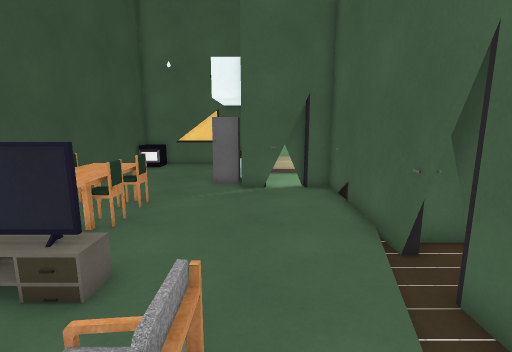
View 1 (above)

16 first-person views from a walk through a scene from a Unity 3-D project. The camera is 1.5 m above the floor, tilts 10° down and sees 85° across. The floor is counted in squares, 0.5 m on a side. Each view is taken from the middle of a square. On the plan, view 1 faces up. The plan holds only what a view shows up to about 20 squares ahead; the rest is blank. The place goes on beyond the plan. The player character is not drawn. Door leaves are left out, so doorways stand open. Some surface patterns are stand-ins.

View 2
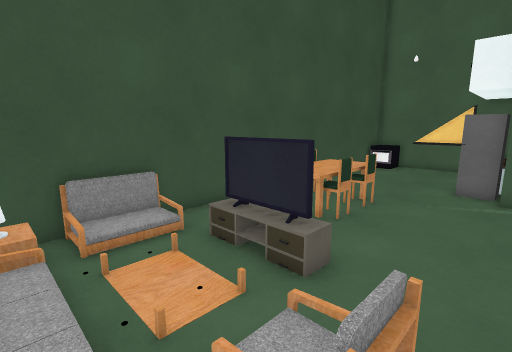

View 3
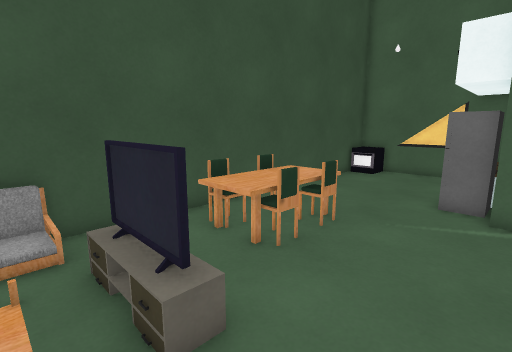

View 4
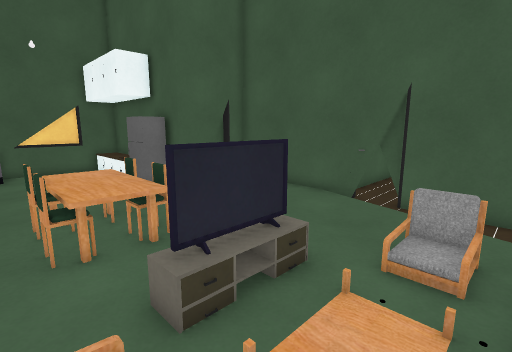

View 5
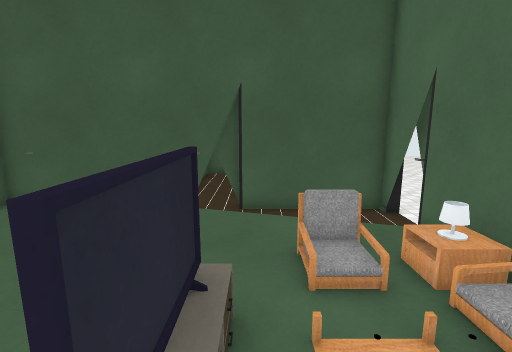

View 6
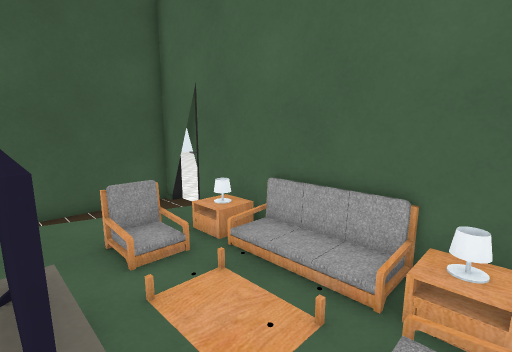

View 7
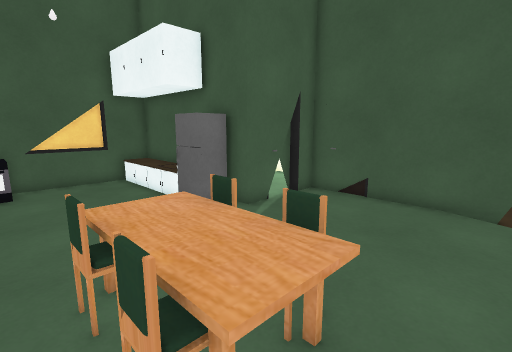

View 8
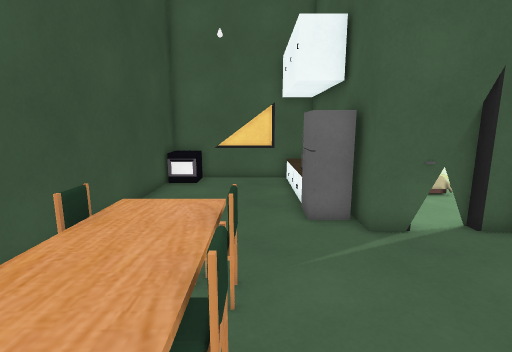

View 9
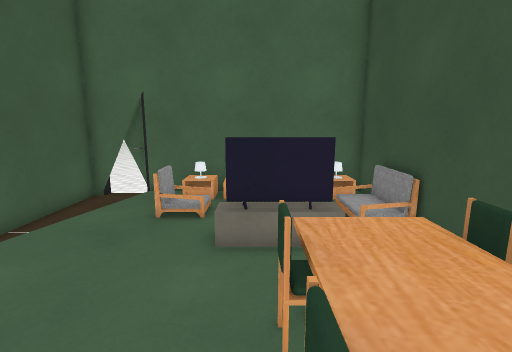

View 10
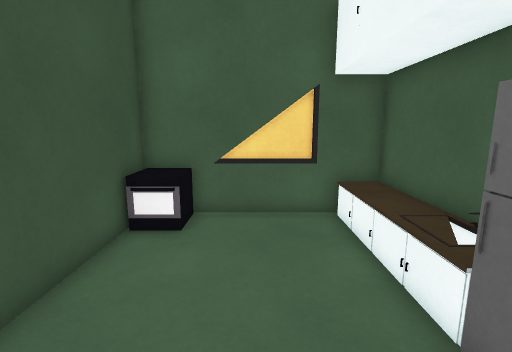

View 11
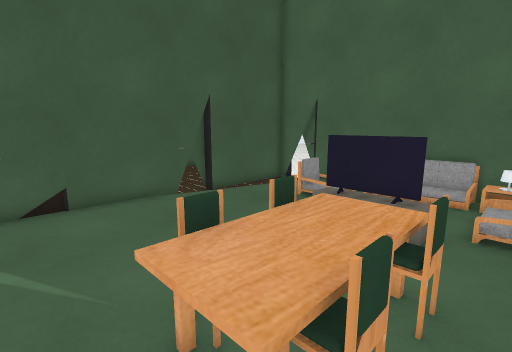

View 12
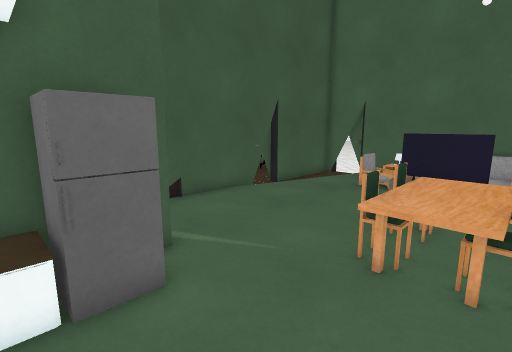

View 13
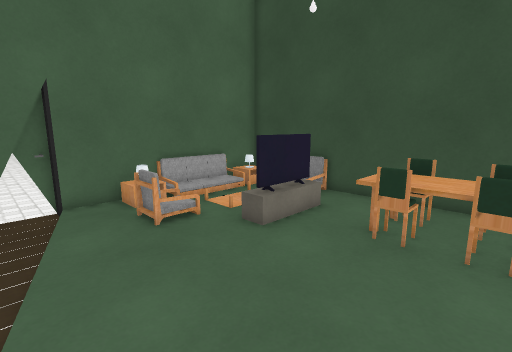

View 14
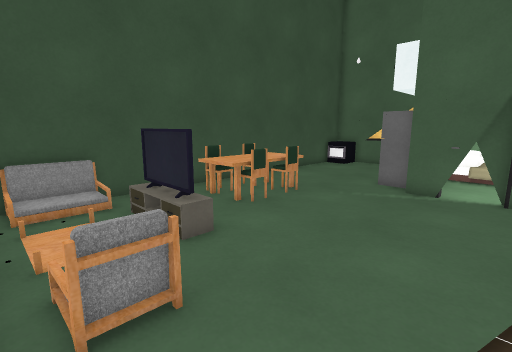

View 15
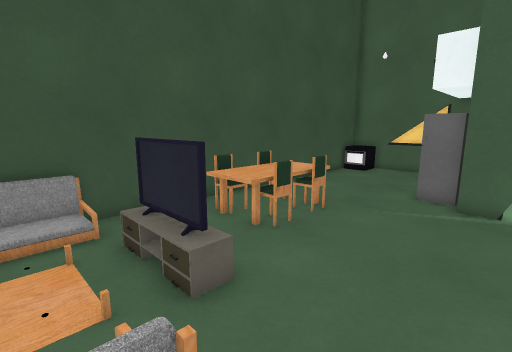

View 16
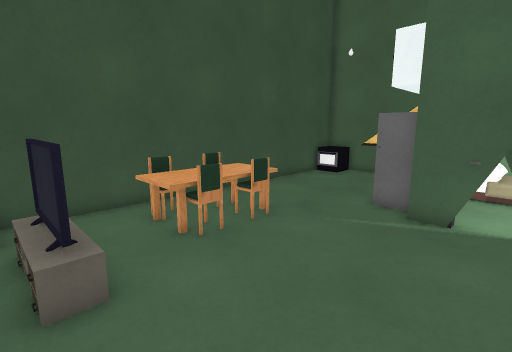

### Floor plan
Key: @ floor where view 1 was taken; # wall or solid block; . main floor; : floor 0.25 m higher than the main floor; / step, stairs or slope; D open door; = window, fence, low wall or low ledge; ^ raised ledge; O other object.
Columns run from 9 left of view 1 to 6 right of it. Each row starts with its distance up from view 1.
 23 ##OOOO#####
 22 #^^    ^O
 21 #^^    ^O
 20 #      ^O O
 19 #      ^OOO
 18 #      ^#OO
 17 # .    ^^O
 16 #      ##O
 15 #      ##O
 14 #       OODDOO
 13 #.  .        #
 12 # .^^.       #
 11 # O^^O      .#
 10 # O^^O       O
  9 # ^^^O       O
  8 # O^^O       ##
  7 # ...       .O##
  6 #.   .      .O.
  5 #. #===     .O.
  4 #O.....    ..O.
  3 #=......=. ..O
  2 #=.....:= ...O
  1 #..../...  ..O
  0 #=#::////@...O
 -1 ###########OD#
 -2           ....

Positions as (right, up) in squares from view 1, and headings:
1: (0, 0), facing up
2: (0, 0), facing up-left
3: (0, 3), facing up-left
4: (-8, 1), facing up-right
5: (-7, 4), facing right
6: (-8, 5), facing down-right
7: (-8, 6), facing up-right
8: (-4, 6), facing up
9: (-4, 12), facing down
10: (-5, 13), facing up
11: (-8, 13), facing down-right
12: (-7, 17), facing down-right
13: (3, 11), facing down-left
14: (3, 1), facing up-left
15: (1, 2), facing up-left
16: (2, 4), facing up-left
